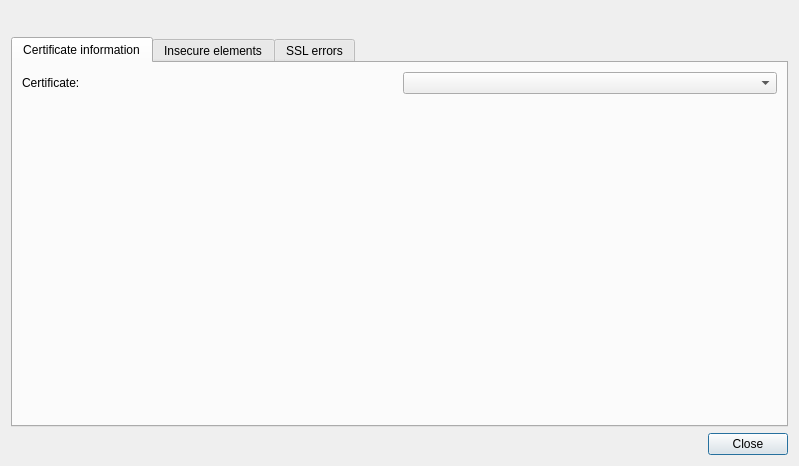
<?xml version="1.0" encoding="UTF-8"?>
<ui version="4.0">
 <class>SslStateDialog</class>
 <widget class="QDialog" name="SslStateDialog">
  <property name="geometry">
   <rect>
    <x>0</x>
    <y>0</y>
    <width>799</width>
    <height>466</height>
   </rect>
  </property>
  <property name="windowTitle">
   <string>SSL state</string>
  </property>
  <layout class="QVBoxLayout" name="verticalLayout_3">
   <item>
    <layout class="QHBoxLayout" name="horizontalLayout">
     <item>
      <widget class="QLabel" name="IconLabel_">
       <property name="text">
        <string/>
       </property>
      </widget>
     </item>
     <item>
      <widget class="QLabel" name="OverallStateLabel_">
       <property name="text">
        <string/>
       </property>
      </widget>
     </item>
     <item>
      <spacer name="horizontalSpacer">
       <property name="orientation">
        <enum>Qt::Horizontal</enum>
       </property>
       <property name="sizeHint" stdset="0">
        <size>
         <width>40</width>
         <height>20</height>
        </size>
       </property>
      </spacer>
     </item>
    </layout>
   </item>
   <item>
    <widget class="QTabWidget" name="TabWidget_">
     <property name="currentIndex">
      <number>0</number>
     </property>
     <widget class="QWidget" name="tab">
      <attribute name="title">
       <string>Certificate information</string>
      </attribute>
      <layout class="QVBoxLayout" name="verticalLayout_4">
       <item>
        <layout class="QHBoxLayout" name="horizontalLayout_2">
         <item>
          <widget class="QLabel" name="label_2">
           <property name="text">
            <string>Certificate:</string>
           </property>
          </widget>
         </item>
         <item>
          <widget class="QComboBox" name="CertChainBox_"/>
         </item>
        </layout>
       </item>
       <item>
        <widget class="LC::Util::SslCertificateInfoWidget" name="SslInfoWidget_" native="true">
         <property name="sizePolicy">
          <sizepolicy hsizetype="Preferred" vsizetype="Preferred">
           <horstretch>0</horstretch>
           <verstretch>1</verstretch>
          </sizepolicy>
         </property>
        </widget>
       </item>
      </layout>
     </widget>
     <widget class="QWidget" name="InsecureTab_">
      <attribute name="title">
       <string>Insecure elements</string>
      </attribute>
      <layout class="QVBoxLayout" name="verticalLayout">
       <property name="margin">
        <number>0</number>
       </property>
       <item>
        <widget class="QTreeWidget" name="InsecureList_">
         <attribute name="headerVisible">
          <bool>false</bool>
         </attribute>
         <column>
          <property name="text">
           <string notr="true">1</string>
          </property>
         </column>
        </widget>
       </item>
      </layout>
     </widget>
     <widget class="QWidget" name="ErrorsTab_">
      <attribute name="title">
       <string>SSL errors</string>
      </attribute>
      <layout class="QVBoxLayout" name="verticalLayout_2">
       <property name="margin">
        <number>0</number>
       </property>
       <item>
        <widget class="QTreeWidget" name="ErrorsList_">
         <property name="columnCount">
          <number>2</number>
         </property>
         <attribute name="headerVisible">
          <bool>false</bool>
         </attribute>
         <column>
          <property name="text">
           <string notr="true">1</string>
          </property>
         </column>
         <column>
          <property name="text">
           <string notr="true">2</string>
          </property>
         </column>
        </widget>
       </item>
      </layout>
     </widget>
    </widget>
   </item>
   <item>
    <widget class="QDialogButtonBox" name="buttonBox">
     <property name="orientation">
      <enum>Qt::Horizontal</enum>
     </property>
     <property name="standardButtons">
      <set>QDialogButtonBox::Close</set>
     </property>
    </widget>
   </item>
  </layout>
 </widget>
 <customwidgets>
  <customwidget>
   <class>LC::Util::SslCertificateInfoWidget</class>
   <extends>QWidget</extends>
   <header location="global">util/gui/sslcertificateinfowidget.h</header>
   <container>1</container>
  </customwidget>
 </customwidgets>
 <resources/>
 <connections>
  <connection>
   <sender>buttonBox</sender>
   <signal>accepted()</signal>
   <receiver>SslStateDialog</receiver>
   <slot>accept()</slot>
   <hints>
    <hint type="sourcelabel">
     <x>248</x>
     <y>254</y>
    </hint>
    <hint type="destinationlabel">
     <x>157</x>
     <y>274</y>
    </hint>
   </hints>
  </connection>
  <connection>
   <sender>buttonBox</sender>
   <signal>rejected()</signal>
   <receiver>SslStateDialog</receiver>
   <slot>reject()</slot>
   <hints>
    <hint type="sourcelabel">
     <x>316</x>
     <y>260</y>
    </hint>
    <hint type="destinationlabel">
     <x>286</x>
     <y>274</y>
    </hint>
   </hints>
  </connection>
 </connections>
</ui>
